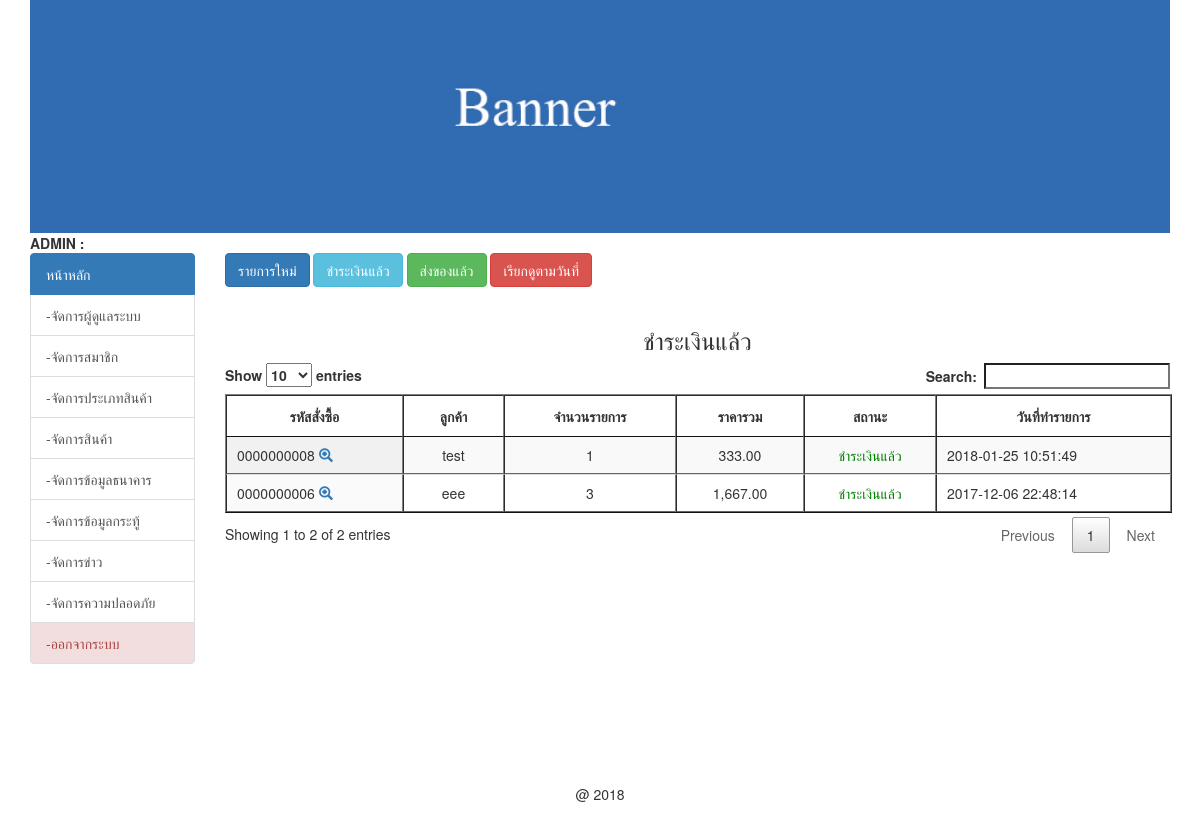
The app's page /backend/index.php?act=show-payed (signed in) with its own data.
### tables this page shows
CREATE TABLE `tbl_order` (
  `order_id` int(10) unsigned zerofill NOT NULL auto_increment,
  `mem_id` int(11) NOT NULL,
  `name` varchar(100) NOT NULL,
  `address` varchar(500) NOT NULL,
  `email` varchar(100) NOT NULL,
  `phone` varchar(20) NOT NULL,
  `order_status` int(1) NOT NULL,
  `pay_slip` varchar(200) default NULL,
  `b_name` varchar(100) default NULL COMMENT 'ชื่อธนาคาร',
  `b_number` varchar(20) default NULL COMMENT 'เลข บช',
  `pay_date` date default NULL,
  `pay_amount` float(10,2) default NULL,
  `postcode` varchar(30) default NULL,
  `order_date` datetime NOT NULL,
  PRIMARY KEY  (`order_id`)
);

### backend/mm.php (called while the page is built, shortened)
<?php
if (!function_exists("GetSQLValueString")) {
function GetSQLValueString($theValue, $theType, $theDefinedValue = "", $theNotDefinedValue = "")
{
  $theValue = function_exists("mysql_real_escape_string") ? mysql_real_escape_string($theValue) : mysql_escape_string($theValue);
  switch ($theType) {
    case "text":
      $theValue = ($theValue != "") ? "'" . $theValue . "'" : "NULL";
      break;
    case "long":
    case "int":
      $theValue = ($theValue != "") ? intval($theValue) : "NULL";
      break;
  }
  return $theValue;
}
}
?>

### backend/show_cart_pay.php (the view, shortened to what this page needs)
<?php
$query_mycart = sprintf("
SELECT
o.order_id as oid, o.mem_id, o.order_status, o.order_date, o.name,
d.order_id , COUNT(d.order_id) as coid, SUM(d.total) as ctotal
FROM tbl_order  as o, tbl_order_detail as d
WHERE o.order_id=d.order_id
AND o.order_status=2
GROUP BY o.order_id
ORDER BY o.order_id DESC", GetSQLValueString($colname_mycart, "int"));
$mycart = mysql_query($query_mycart, $condb) or die(mysql_error());
$row_mycart = mysql_fetch_assoc($mycart);
$totalRows_mycart = mysql_num_rows($mycart);
?>
<h3 align="center"> ชำระเงินแล้ว </h3>
<table id="example" class="display" cellspacing="0" border="1">
<thead>
  <tr>
    <th>รหัสสั่งซื้อ</th>
    <th>ลูกค้า</th>
    <th>จำนวนรายการ</th>
    <th>ราคารวม</th>
    <th>สถานะ</th>
    <th>วันที่ทำรายการ</th>
  </tr>
  </thead>
  <?php if($totalRows_mycart > 0){?>
  <?php do { ?>
    <tr>
      <td>
	  <?php echo $row_mycart['oid']; ?>
      <a href="index.php?order_id=<?php echo $row_mycart['oid']; ?>&act=show-order" target="_blank">
      <span class="glyphicon glyphicon-zoom-in"></span>
      </a>
      </td>
      <td align="center">
      <?php echo $row_mycart['name'];?>
      </td>
      <td align="center">
      <?php echo $row_mycart['coid'];?>
      </td>
       <td align="center">
      <?php echo number_format($row_mycart['ctotal'],2);?>
      </td>
      <td align="center">
      <font color="red">
      <?php
	  $status =  $row_mycart['order_status'];
 		include('status.php');
	  ?>
      </font>
      </td>
      <td><?php echo $row_mycart['order_date']; ?></td>
    </tr>
    <?php } while ($row_mycart = mysql_fetch_assoc($mycart)); ?>
    <?php } ?>
</table>

### backend/status.php
<?php
if($status==1){
		  echo "<font color='red'>";
		  echo "รอชำระเงิน";
		  echo "</font>";
	  }elseif($status==2){
		  echo "<font color='green'>";
		  echo "ชำระเงินแล้ว";
		  echo "</font>";
	}elseif($status==3){
		  echo "<font color='green'>";
		  echo "ส่งของแล้ว";
		  echo "</font>";
	  }
?>

### css/style.css (style rules this page uses)
th { text-align:center; }

### records on screen
tbl_order: order_id "0000000008", name "test", coid "1", ctotal "333.00", order_status "ชำระเงินแล้ว", order_date "2018-01-25 10:51:49"
tbl_order: order_id "0000000006", name "eee", coid "3", ctotal "1,667.00", order_status "ชำระเงินแล้ว", order_date "2017-12-06 22:48:14"
